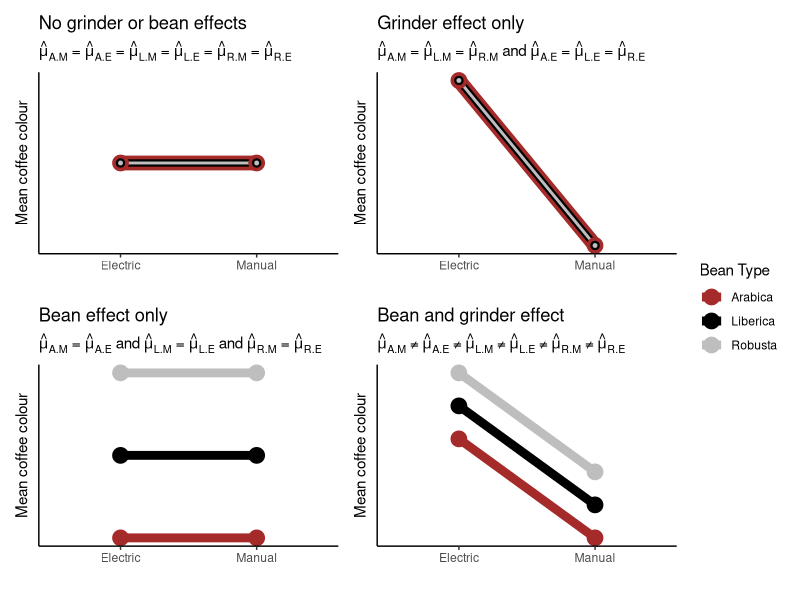
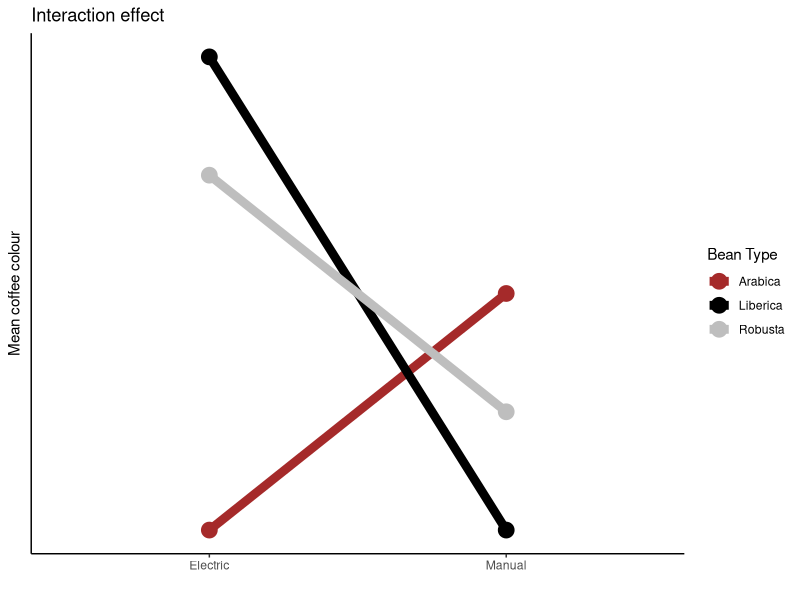

Generate these figures, in order, with R:
## ---- chunk 1
## create a character vector of bean types
beans <- rep(c("Arabica","Liberica", "Robusta"), each = 4)
beans
## randomly sample the character vector to give the order of coffees
set.seed(1234) ## this is ONLY for consistency, remove if doing this yourself
allocation <- sample(beans, 12)
allocation
## ---- chunk 2
library(tidyverse)
kableExtra::kable(data.frame(Cup = 1:12, Bean = allocation)) %>%
  kableExtra::kable_classic(full_width = FALSE, html_font = "Cambria")
## ---- chunk 3
set.seed(432) ## this is ONLY for consistency, remove if doing this yourself
plan <- data.frame(Beans = rep(c("Arabica","Liberica", "Robusta"), times = 2), 
           Block = rep(c("Mug", "Glass"), each = 3)) %>% ## combine experiment variables
  group_by(Block) %>% ## group by blocking factor
  dplyr::sample_n(3)
plan
## ---- chunk 4
kableExtra::kable(cbind("Cup" = rep(1:3, times = 2), plan)) %>%
  kableExtra::kable_classic(full_width = FALSE, html_font = "Cambria")
## ---- chunk 5
require(tidyverse)
require(ggplot2)
require(patchwork)
coffee <- data.frame(bean = rep(c("Arabica","Liberica", "Robusta"), times = 2),
                     grinder = rep(c("Manual", "Electric"), each = 3),
                     mean = rep(1, 6))
expr <-  expression(paste(hat(mu)[A.M], " = ", hat(mu)[A.E]," = ", hat(mu)[L.M]," = ", hat(mu)[L.E],
                          " = ", hat(mu)[R.M], " = ", hat(mu)[R.E]))
p1 <- coffee %>%  
  ggplot(., aes(x = grinder, y = mean, color = bean)) +
  geom_line(aes(group = bean), size = rep(c(5, 1, 2.5), 2)) +
  geom_point(size = rep(c(5, 2.5, 1), 2)) +
  theme_classic() +
  ylab("Mean coffee colour") +
  xlab("") + 
  theme(axis.text.y = element_blank(), axis.ticks.y = element_blank(), legend.position = "none") +
  scale_color_manual(values = c("brown", "black", "grey")) +
  ggtitle("No grinder or bean effects", subtitle = expr) 
###
coffee <- data.frame(bean = rep(c("Arabica","Liberica", "Robusta"), times = 2),
                     grinder = rep(c("Manual", "Electric"), each = 3),
                     mean = rep(c(1,2), each = 3))
expr <-  expression(paste(hat(mu)[A.M], " = ", hat(mu)[L.M]," = ", hat(mu)[R.M]," and ", hat(mu)[A.E],
                          " = ", hat(mu)[L.E], " = ", hat(mu)[R.E]))
p2 <- coffee %>%  
  ggplot(., aes(x = grinder, y = mean, color = bean)) +
  geom_line(aes(group = bean), size = rep(c(5, 1, 2.5), 2)) +
  geom_point(size = rep(c(5, 2.5, 1), 2)) +
  theme_classic() +
  ylab("Mean coffee colour") +
  xlab("") + 
  theme(axis.text.y = element_blank(), axis.ticks.y = element_blank(), legend.position = "none") +
  scale_color_manual(values = c("brown", "black", "grey")) +
  ggtitle("Grinder effect only", subtitle = expr) 
###
coffee <- data.frame(bean = rep(c("Arabica","Liberica", "Robusta"), times = 2),
                     grinder = rep(c("Manual", "Electric"), each = 3),
                     mean = rep(c(1, 2, 3), times = 2))
expr <-  expression(paste(hat(mu)[A.M], " = ", hat(mu)[A.E]," and ", hat(mu)[L.M]," = ", hat(mu)[L.E],
                          " and ", hat(mu)[R.M], " = ", hat(mu)[R.E]))
p3 <- coffee %>%  
  ggplot(., aes(x = grinder, y = mean, color = bean)) +
  geom_line(aes(group = bean), size = 3) +
  geom_point(size = 5) +
  theme_classic() +
  ylab("Mean coffee colour") +
  xlab("") + 
  theme(axis.text.y = element_blank(), axis.ticks.y = element_blank()) +
  guides(color = guide_legend(title = "Bean Type")) + 
  scale_color_manual(values = c("brown", "black", "grey")) +
  ggtitle("Bean effect only", subtitle = expr) 
###
coffee <- data.frame(bean = rep(c("Arabica","Liberica", "Robusta"), times = 2),
                     grinder = rep(c("Manual", "Electric"), each = 3),
                     mean = 1:6)
expr <-  expression(paste(hat(mu)[A.M], " ≠ ", hat(mu)[A.E]," ≠ ", hat(mu)[L.M]," ≠ ", hat(mu)[L.E],
                          " ≠ ", hat(mu)[R.M], " ≠ ", hat(mu)[R.E]))
p4 <- coffee %>%  
  ggplot(., aes(x = grinder, y = mean, color = bean)) +
  geom_line(aes(group = bean), size = 3) +
  geom_point(size = 5) +
  theme_classic() +
  ylab("Mean coffee colour") +
  xlab("") + 
  theme(axis.text.y = element_blank(), axis.ticks.y = element_blank()) +
  guides(color = guide_legend(title = "Bean Type")) + 
  scale_color_manual(values = c("brown", "black", "grey")) +
  ggtitle("Bean and grinder effect", subtitle = expr) 

((p1 + p2)/(p3 + p4)) +  plot_layout(guides = "collect")


## ---- chunk 6
coffee <- data.frame(bean = rep(c("Arabica","Liberica", "Robusta"), times = 2),
                     grinder = rep(c("Manual", "Electric"), each = 3),
                     mean = c(2, 1, 1.5, 1, 3, 2.5))

coffee %>%  
  ggplot(., aes(x = grinder, y = mean, color = bean)) +
  geom_line(aes(group = bean), size = 3) +
  geom_point(size = 5) +
  theme_classic() +
  ylab("Mean coffee colour") +
  xlab("") + 
  theme(axis.text.y = element_blank(), axis.ticks.y = element_blank()) +
  guides(color = guide_legend(title = "Bean Type")) + 
  scale_color_manual(values = c("brown", "black", "grey")) +
  ggtitle("Interaction effect") 
